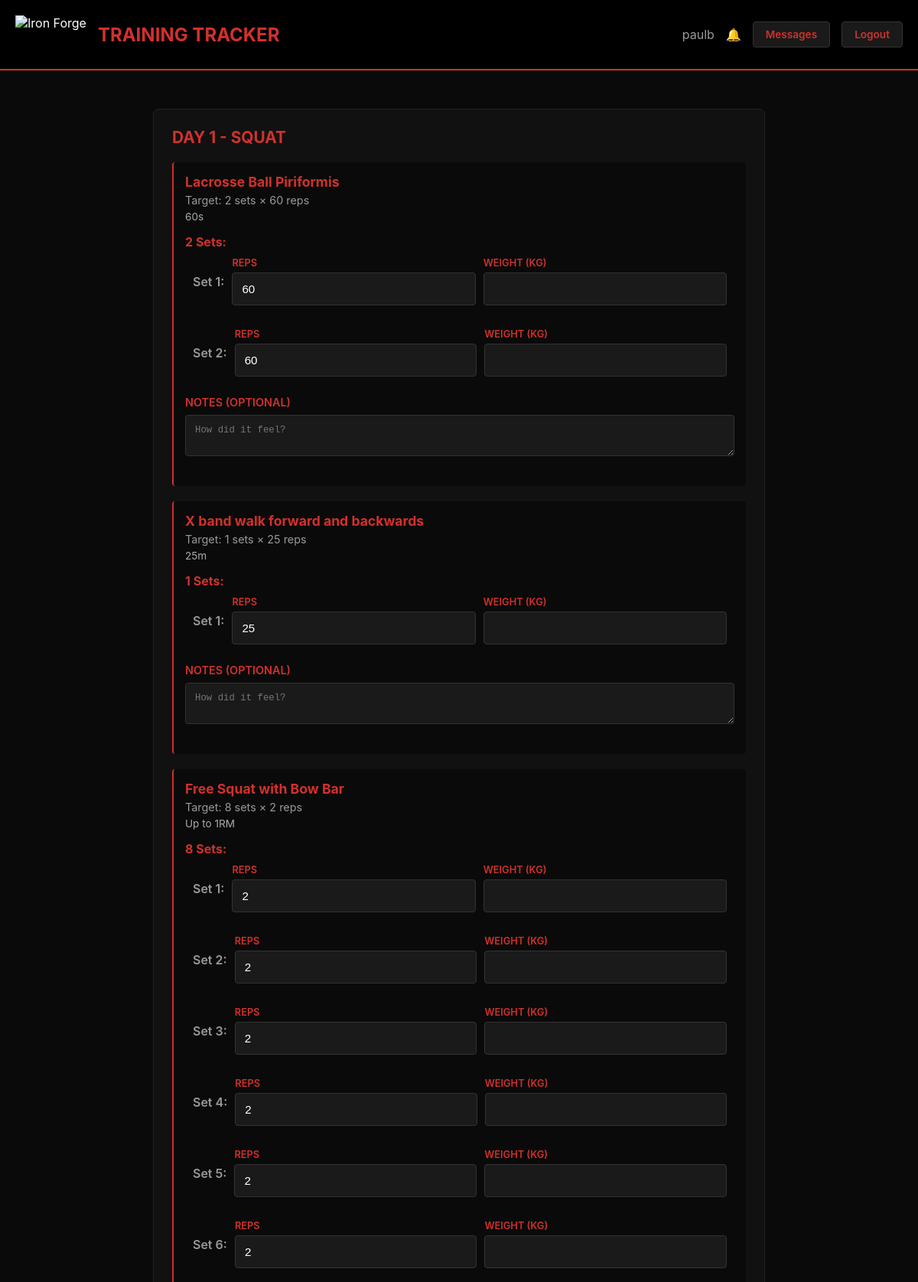
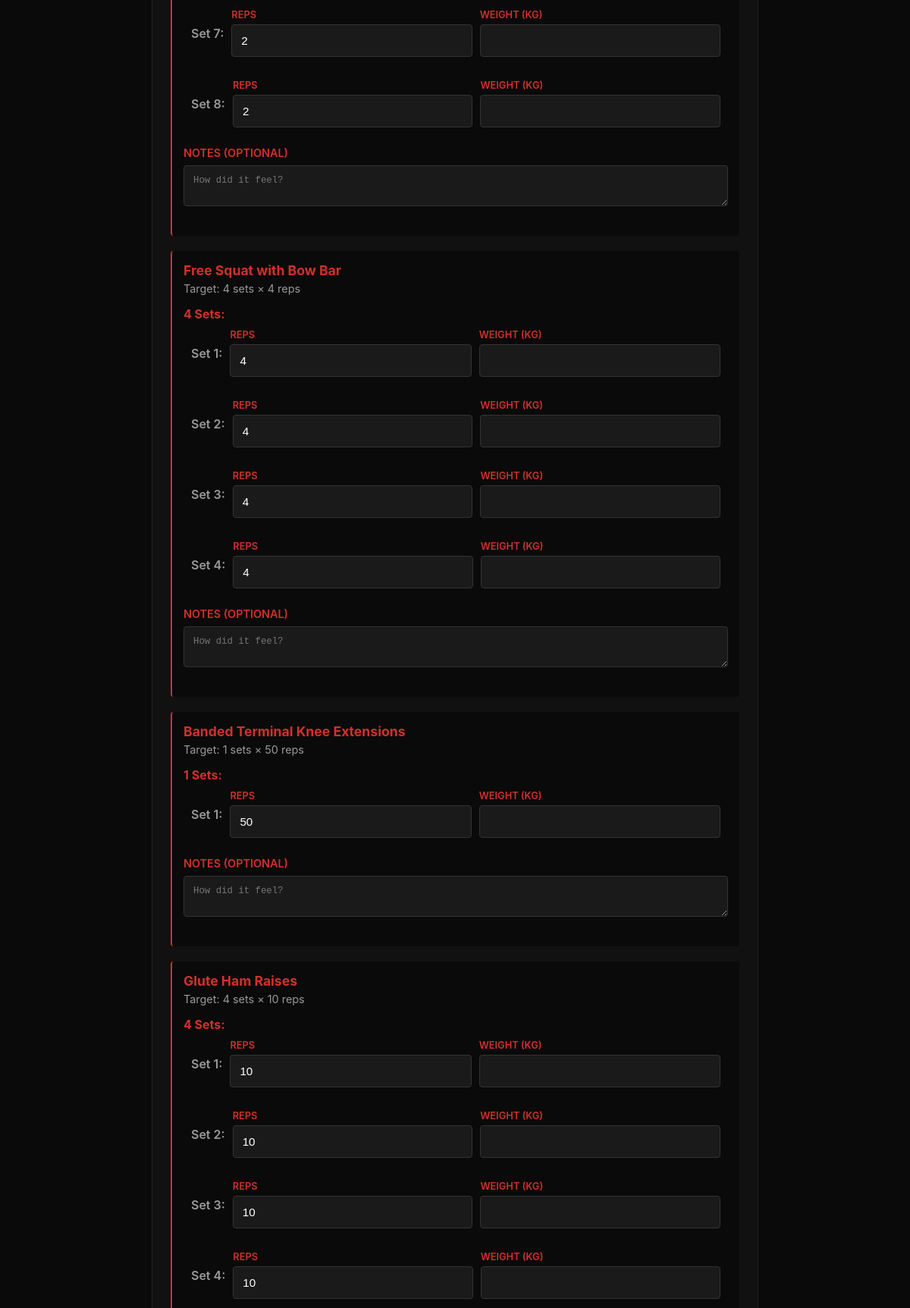
Screenshot of /workout/start/1 (signed in, upper part) with the database file from the repository (2 pictures, top to bottom).
### models.py (models this page shows)
class User(db.Model):
    id = db.Column(db.Integer, primary_key=True)
    username = db.Column(db.String(80), unique=True, nullable=False)
    email = db.Column(db.String(120), unique=True, nullable=False)
    password = db.Column(db.String(200), nullable=False)
    is_admin = db.Column(db.Boolean, default=False)
    created_at = db.Column(db.DateTime, default=datetime.utcnow)
    coach_id = db.Column(db.Integer, db.ForeignKey('user.id'), nullable=True)
    workouts = db.relationship('Workout', backref='user', lazy='dynamic', foreign_keys='Workout.user_id')
    assigned_programs = db.relationship('ProgramAssignment', backref='user', lazy='dynamic', foreign_keys='ProgramAssignment.user_id')
    notifications = db.relationship('Notification', backref='user', lazy='dynamic', foreign_keys='Notification.user_id')
    messages_sent = db.relationship('Message', backref='sender', lazy='dynamic', foreign_keys='Message.sender_id')
    messages_received = db.relationship('Message', backref='recipient', lazy='dynamic', foreign_keys='Message.recipient_id')

class ProgramWorkout(db.Model):
    id = db.Column(db.Integer, primary_key=True)
    program_id = db.Column(db.Integer, db.ForeignKey('workout_program.id'), nullable=False)
    day_number = db.Column(db.Integer, nullable=False)
    name = db.Column(db.String(100))
    exercises = db.relationship('ProgramExercise', backref='workout', lazy='dynamic', cascade='all, delete-orphan')

class ProgramExercise(db.Model):
    id = db.Column(db.Integer, primary_key=True)
    program_workout_id = db.Column(db.Integer, db.ForeignKey('program_workout.id'), nullable=False)
    exercise_id = db.Column(db.Integer, db.ForeignKey('exercise.id'), nullable=False)
    exercise = db.relationship('Exercise')
    sets = db.Column(db.Integer, nullable=False)
    reps = db.Column(db.Integer, nullable=False)
    notes = db.Column(db.Text)
    order = db.Column(db.Integer, default=0)
    has_accommodating_resistance = db.Column(db.Boolean, default=False)
    accommodating_resistance_type = db.Column(db.String(100))

class Exercise(db.Model):
    id = db.Column(db.Integer, primary_key=True)
    name = db.Column(db.String(100), unique=True, nullable=False)
    category = db.Column(db.String(50), nullable=False)
    description = db.Column(db.Text)
    video_url = db.Column(db.String(500))
    is_competition_lift = db.Column(db.Boolean, default=False)
    created_at = db.Column(db.DateTime, default=datetime.utcnow)

### routes.py (the view)
    @app.route('/workout/start/<int:program_workout_id>')
    @login_required
    def start_workout(program_workout_id):
        try:
            program_workout = ProgramWorkout.query.get_or_404(program_workout_id)
            return render_template('start_workout.html', program_workout=program_workout)
        except Exception:
            flash('Error loading workout', 'error')
            return redirect(url_for('dashboard'))

### token_auth.py (called while the page is built, shortened)
def login_required(f):
    @wraps(f)
    def decorated_function(*args, **kwargs):
        user = token_auth.get_current_user()
        if not user:
            flash('Please log in to access this page', 'error')
            return redirect(url_for('login'))
        return f(*args, **kwargs)
    return decorated_function

    def verify_token(self, token, token_type='access'):
        try:
            payload = jwt.decode(token, current_app.config['JWT_SECRET_KEY'], algorithms=['HS256'])
            if payload.get('type') != token_type:
                return None
            return payload
        except jwt.ExpiredSignatureError:
            return 'expired'
        except jwt.InvalidTokenError:
            return None

    def get_current_user(self):
        token = session.get('access_token')
        if not token:
            return None
        payload = self.verify_token(token)
        if not payload:
            return None
        try:
            user = User.query.get(payload['user_id'])
            return user
        except Exception:
            return None

### templates/start_workout.html (shortened to what this page needs)
{% extends "base.html" %}
{% block content %}
<div style="max-width:800px;margin:0 auto">
    <div class="card">
        <h3 class="card-header">{{ program_workout.name }}</h3>
        <form method="POST" action="{{ url_for('complete_workout', program_workout_id=program_workout.id) }}">
            {% for ex in program_workout.exercises.order_by('order') %}
            <div class="exercise-list-item" style="margin-bottom:20px">
                <div style="margin-bottom:15px">
                    <strong style="font-size:1.1em;color:#d1312c">{{ ex.exercise.name }}</strong>
                    <div style="color:#999;font-size:.9em;margin-top:5px">Target: {{ ex.sets }} sets × {{ ex.reps }} reps</div>
                    {% if ex.notes %}
                    <div style="color:#aaa;font-size:.85em;margin-top:5px">{{ ex.notes }}</div>
                    {% endif %}
                </div>
                <div style="margin-bottom:15px">
                    <strong style="color:#d1312c">{{ ex.sets }} Sets:</strong>
                    {% for set_num in range(1, ex.sets + 1) %}
                    <div style="display:grid;grid-template-columns:auto 1fr 1fr;gap:10px;align-items:center;margin-bottom:10px;padding:10px;background:#0a0a0a;border-radius:4px">
                        <span style="color:#999;font-weight:600">Set {{ set_num }}:</span>
                        <div class="form-group" style="margin:0">
                            <label style="margin-bottom:5px;font-size:.8em">Reps</label>
                            <input type="number" name="reps_{{ loop.index }}_{{ set_num }}" value="{{ ex.reps }}" min="1" required>
                        </div>
                        <div class="form-group" style="margin:0">
                            <label style="margin-bottom:5px;font-size:.8em">Weight (kg)</label>
                            <input type="number" name="weight_{{ loop.index }}_{{ set_num }}" step="0.5" min="0" required>
                        </div>
                    </div>
                    {% endfor %}
                </div>
                <div class="form-group">
                    <label>Notes (optional)</label>
                    <textarea name="notes_{{ loop.index }}" rows="2" placeholder="How did it feel?"></textarea>
                </div>
            </div>
            {% endfor %}
        </form>
    </div>
</div>
{% endblock %}

### templates/base.html (shortened to what this page needs)
<!DOCTYPE html>
<html>
<head>
</head>
<body>
    <div class="header">
        <div class="header-content">
            <div class="logo-container">
                <img src="https://www.ironforgegym.co.uk/wp-content/uploads/2022/08/IRON-VECTOR_inver002-1.svg" alt="Iron Forge" class="logo">
                <span class="logo-text">Training Tracker</span>
            </div>
            {% if session.get('username') %}
            <div class="user-info">
                <span>{{ session.get('username') }}</span>
                <a href="{{ url_for('notifications') }}" class="notification-badge">🔔
                </a>
                <a href="{{ url_for('messages') }}" class="btn btn-small btn-secondary">Messages</a>
                <a href="{{ url_for('logout') }}" class="btn btn-small btn-secondary">Logout</a>
            </div>
            {% endif %}
        </div>
    </div>
    <div class="container">
        {% block content %}{% endblock %}
    </div>
</body>
</html>

### templates/base.html (style rules this page uses)
* { margin:0;padding:0;box-sizing:border-box }
body { font-family:-apple-system,BlinkMacSystemFont,'Segoe UI',Roboto,sans-serif;background:#0a0a0a;color:#fff;min-height:100vh }
.container { max-width:1200px;margin:0 auto;padding:20px }
.header { background:#000;border-bottom:2px solid #d1312c;padding:20px 0;margin-bottom:30px }
.header-content { max-width:1200px;margin:0 auto;padding:0 20px;display:flex;align-items:center;justify-content:space-between }
.logo-container { display:flex;align-items:center;gap:15px }
.logo { height:50px;width:auto }
.logo-text { font-size:1.5em;font-weight:700;color:#d1312c;text-transform:uppercase }
.user-info { display:flex;align-items:center;gap:15px;color:#999 }
.notification-badge { position:relative;cursor:pointer }
.btn { background:#d1312c;color:#000;border:none;padding:12px 24px;border-radius:4px;cursor:pointer;font-size:.95em;font-weight:600;text-decoration:none;display:inline-block;transition:all .3s }
.btn-secondary { background:#1a1a1a;color:#d1312c;border:1px solid #333 }
.btn-small { padding:8px 16px;font-size:.85em }
.form-group { margin-bottom:20px }
label { display:block;margin-bottom:8px;color:#d1312c;font-weight:600;font-size:.9em;text-transform:uppercase }
input,textarea,select { width:100%;padding:12px;background:#1a1a1a;border:1px solid #333;border-radius:4px;color:#fff;font-size:.95em }
.card { background:#111;border:1px solid #222;border-radius:8px;padding:24px;margin-bottom:20px }
.card-header { font-size:1.3em;font-weight:700;color:#d1312c;margin-bottom:20px;text-transform:uppercase }
.exercise-list-item { background:#0a0a0a;padding:15px;margin-bottom:10px;border-radius:4px;border-left:2px solid #d1312c }

### rows the page displays
User: get "paulb"
ProgramWorkout: name "DAY 1 - SQUAT"
ProgramExercise: exercise.name "Lacrosse Ball Piriformis", sets "2", reps "60", notes "60s", set_num "1" "2", reps "60" "60"
ProgramExercise: exercise.name "X band walk forward and backwards", sets "1", reps "25", notes "25m", set_num "1", reps "25"
ProgramExercise: exercise.name "Free Squat with Bow Bar", sets "8", reps "2", notes "Up to 1RM", set_num "1" "2" "3" "4" "5" "6" "7" "8", reps "2" "2" "2" "2" "2" "2" "2" "2"
ProgramExercise: exercise.name "Free Squat with Bow Bar", sets "4", reps "4", set_num "1" "2" "3" "4", reps "4" "4" "4" "4"
ProgramExercise: exercise.name "Banded Terminal Knee Extensions", sets "1", reps "50", set_num "1", reps "50"
ProgramExercise: exercise.name "Glute Ham Raises", sets "4", reps "10", set_num "1" "2" "3" "4", reps "10" "10" "10" "10"
